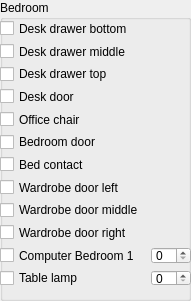
   <widget class="QGroupBox" name="groupBox_11">
    <property name="geometry">
     <rect>
      <x>680</x>
      <y>10</y>
      <width>191</width>
      <height>301</height>
     </rect>
    </property>
    <property name="title">
     <string>Bedroom</string>
    </property>
    <widget class="QWidget" name="widget_7" native="true">
     <property name="geometry">
      <rect>
       <x>0</x>
       <y>20</y>
       <width>191</width>
       <height>266</height>
      </rect>
     </property>
     <layout class="QVBoxLayout" name="verticalLayout_23">
      <item>
       <widget class="QWidgetMod" name="qWidgetMod_18">
        <property name="GroupId">
         <number>12</number>
        </property>
        <layout class="QVBoxLayout" name="verticalLayout_21">
         <property name="spacing">
          <number>0</number>
         </property>
         <property name="margin">
          <number>0</number>
         </property>
         <item>
          <widget class="CheckBoxUI" name="checkBoxUI_18">
           <property name="text">
            <string>Desk drawer bottom</string>
           </property>
           <property name="SensorId">
            <number>31</number>
           </property>
           <property name="SensorType">
            <number>0</number>
           </property>
           <property name="SensorHighMessage">
            <string>high</string>
           </property>
           <property name="SensorLowMessage">
            <string>low</string>
           </property>
           <property name="testValue" stdset="0">
            <number>123</number>
           </property>
          </widget>
         </item>
        </layout>
       </widget>
      </item>
      <item>
       <widget class="QWidgetMod" name="qWidgetMod_41">
        <property name="GroupId">
         <number>12</number>
        </property>
        <layout class="QHBoxLayout" name="horizontalLayout_34">
         <property name="spacing">
          <number>0</number>
         </property>
         <property name="margin">
          <number>0</number>
         </property>
         <item>
          <widget class="CheckBoxUI" name="checkBoxUI_41">
           <property name="text">
            <string>Desk drawer middle</string>
           </property>
           <property name="SensorId">
            <number>32</number>
           </property>
           <property name="SensorType">
            <number>0</number>
           </property>
           <property name="SensorHighMessage">
            <string>high</string>
           </property>
           <property name="SensorLowMessage">
            <string>low</string>
           </property>
           <property name="testValue" stdset="0">
            <number>123</number>
           </property>
          </widget>
         </item>
        </layout>
       </widget>
      </item>
      <item>
       <widget class="QWidgetMod" name="qWidgetMod_42">
        <property name="GroupId">
         <number>12</number>
        </property>
        <layout class="QHBoxLayout" name="horizontalLayout_35">
         <property name="spacing">
          <number>0</number>
         </property>
         <property name="margin">
          <number>0</number>
         </property>
         <item>
          <widget class="CheckBoxUI" name="checkBoxUI_42">
           <property name="text">
            <string>Desk drawer top</string>
           </property>
           <property name="SensorId">
            <number>33</number>
           </property>
           <property name="SensorType">
            <number>0</number>
           </property>
           <property name="SensorHighMessage">
            <string>high</string>
           </property>
           <property name="SensorLowMessage">
            <string>low</string>
           </property>
           <property name="testValue" stdset="0">
            <number>123</number>
           </property>
          </widget>
         </item>
        </layout>
       </widget>
      </item>
      <item>
       <widget class="QWidgetMod" name="qWidgetMod_43">
        <property name="GroupId">
         <number>12</number>
        </property>
        <layout class="QHBoxLayout" name="horizontalLayout_36">
         <property name="spacing">
          <number>0</number>
         </property>
         <property name="margin">
          <number>0</number>
         </property>
         <item>
          <widget class="CheckBoxUI" name="checkBoxUI_43">
           <property name="text">
            <string>Desk door</string>
           </property>
           <property name="SensorId">
            <number>34</number>
           </property>
           <property name="SensorType">
            <number>0</number>
           </property>
           <property name="SensorHighMessage">
            <string>high</string>
           </property>
           <property name="SensorLowMessage">
            <string>low</string>
           </property>
           <property name="testValue" stdset="0">
            <number>123</number>
           </property>
          </widget>
         </item>
        </layout>
       </widget>
      </item>
      <item>
       <widget class="QWidgetMod" name="qWidgetMod_44">
        <property name="GroupId">
         <number>12</number>
        </property>
        <layout class="QHBoxLayout" name="horizontalLayout_37">
         <property name="spacing">
          <number>0</number>
         </property>
         <property name="margin">
          <number>0</number>
         </property>
         <item>
          <widget class="CheckBoxUI" name="checkBoxUI_44">
           <property name="text">
            <string>Office chair</string>
           </property>
           <property name="SensorId">
            <number>35</number>
           </property>
           <property name="SensorType">
            <number>3</number>
           </property>
           <property name="SensorHighMessage">
            <string>occupied</string>
           </property>
           <property name="SensorLowMessage">
            <string>unoccupied</string>
           </property>
           <property name="testValue" stdset="0">
            <number>123</number>
           </property>
          </widget>
         </item>
        </layout>
       </widget>
      </item>
      <item>
       <widget class="QWidgetMod" name="qWidgetMod_45">
        <property name="GroupId">
         <number>12</number>
        </property>
        <layout class="QHBoxLayout" name="horizontalLayout_38">
         <property name="spacing">
          <number>0</number>
         </property>
         <property name="margin">
          <number>0</number>
         </property>
         <item>
          <widget class="CheckBoxUI" name="checkBoxUI_45">
           <property name="text">
            <string>Bedroom door</string>
           </property>
           <property name="SensorId">
            <number>36</number>
           </property>
           <property name="SensorType">
            <number>0</number>
           </property>
           <property name="SensorHighMessage">
            <string>high</string>
           </property>
           <property name="SensorLowMessage">
            <string>low</string>
           </property>
           <property name="testValue" stdset="0">
            <number>123</number>
           </property>
          </widget>
         </item>
        </layout>
       </widget>
      </item>
      <item>
       <widget class="QWidgetMod" name="qWidgetMod_46">
        <property name="GroupId">
         <number>12</number>
        </property>
        <layout class="QHBoxLayout" name="horizontalLayout_39">
         <property name="spacing">
          <number>0</number>
         </property>
         <property name="margin">
          <number>0</number>
         </property>
         <item>
          <widget class="CheckBoxUI" name="checkBoxUI_46">
           <property name="text">
            <string>Bed contact</string>
           </property>
           <property name="SensorId">
            <number>37</number>
           </property>
           <property name="SensorType">
            <number>3</number>
           </property>
           <property name="SensorHighMessage">
            <string>occupied</string>
           </property>
           <property name="SensorLowMessage">
            <string>unoccupied</string>
           </property>
           <property name="testValue" stdset="0">
            <number>123</number>
           </property>
          </widget>
         </item>
        </layout>
       </widget>
      </item>
      <item>
       <widget class="QWidgetMod" name="qWidgetMod_55">
        <property name="GroupId">
         <number>12</number>
        </property>
        <layout class="QHBoxLayout" name="horizontalLayout_55">
         <property name="spacing">
          <number>0</number>
         </property>
         <property name="margin">
          <number>0</number>
         </property>
         <item>
          <widget class="CheckBoxUI" name="checkBoxUI_55">
           <property name="text">
            <string>Wardrobe door left</string>
           </property>
           <property name="SensorId">
            <number>38</number>
           </property>
           <property name="SensorType">
            <number>0</number>
           </property>
           <property name="SensorHighMessage">
            <string>high</string>
           </property>
           <property name="SensorLowMessage">
            <string>low</string>
           </property>
           <property name="testValue" stdset="0">
            <number>123</number>
           </property>
          </widget>
         </item>
        </layout>
       </widget>
      </item>
      <item>
       <widget class="QWidgetMod" name="qWidgetMod_47">
        <property name="GroupId">
         <number>12</number>
        </property>
        <layout class="QHBoxLayout" name="horizontalLayout_40">
         <property name="spacing">
          <number>0</number>
         </property>
         <property name="margin">
          <number>0</number>
         </property>
         <item>
          <widget class="CheckBoxUI" name="checkBoxUI_47">
           <property name="text">
            <string>Wardrobe door middle</string>
           </property>
           <property name="SensorId">
            <number>39</number>
           </property>
           <property name="SensorType">
            <number>0</number>
           </property>
           <property name="SensorHighMessage">
            <string>high</string>
           </property>
           <property name="SensorLowMessage">
            <string>low</string>
           </property>
           <property name="testValue" stdset="0">
            <number>123</number>
           </property>
          </widget>
         </item>
        </layout>
       </widget>
      </item>
      <item>
       <widget class="QWidgetMod" name="qWidgetMod_62">
        <property name="GroupId">
         <number>12</number>
        </property>
        <layout class="QHBoxLayout" name="horizontalLayout_57">
         <property name="spacing">
          <number>0</number>
         </property>
         <property name="margin">
          <number>0</number>
         </property>
         <item>
          <widget class="CheckBoxUI" name="checkBoxUI_62">
           <property name="text">
            <string>Wardrobe door right</string>
           </property>
           <property name="SensorId">
            <number>40</number>
           </property>
           <property name="SensorType">
            <number>0</number>
           </property>
           <property name="SensorHighMessage">
            <string>high</string>
           </property>
           <property name="SensorLowMessage">
            <string>low</string>
           </property>
           <property name="testValue" stdset="0">
            <number>123</number>
           </property>
          </widget>
         </item>
        </layout>
       </widget>
      </item>
      <item>
       <widget class="QWidgetMod" name="qWidgetMod_52">
        <property name="GroupId">
         <number>12</number>
        </property>
        <layout class="QHBoxLayout" name="horizontalLayout_46">
         <property name="spacing">
          <number>0</number>
         </property>
         <property name="margin">
          <number>0</number>
         </property>
         <item>
          <widget class="CheckBoxUI" name="checkBoxUI_53">
           <property name="text">
            <string>Computer Bedroom 1</string>
           </property>
           <property name="SensorId">
            <number>52</number>
           </property>
           <property name="SensorType">
            <number>4</number>
           </property>
           <property name="SensorHighMessage">
            <string>on</string>
           </property>
           <property name="SensorLowMessage">
            <string>off</string>
           </property>
           <property name="testValue" stdset="0">
            <number>123</number>
           </property>
          </widget>
         </item>
         <item>
          <widget class="SpinBoxMod" name="spinBoxMod_15">
           <property name="GroupId">
            <number>12</number>
           </property>
           <property name="ValueIncreasedMessage">
            <string>increasing</string>
           </property>
           <property name="ValueDecreasedMessage">
            <string>decreasing</string>
           </property>
           <property name="maximumSize">
            <size>
             <width>40</width>
             <height>16777215</height>
            </size>
           </property>
          </widget>
         </item>
        </layout>
       </widget>
      </item>
      <item>
       <widget class="QWidgetMod" name="qWidgetMod_51">
        <property name="GroupId">
         <number>12</number>
        </property>
        <layout class="QHBoxLayout" name="horizontalLayout_44">
         <property name="spacing">
          <number>0</number>
         </property>
         <property name="margin">
          <number>0</number>
         </property>
         <item>
          <widget class="CheckBoxUI" name="checkBoxUI_51">
           <property name="text">
            <string>Table lamp</string>
           </property>
           <property name="SensorId">
            <number>53</number>
           </property>
           <property name="SensorType">
            <number>4</number>
           </property>
           <property name="SensorHighMessage">
            <string>on</string>
           </property>
           <property name="SensorLowMessage">
            <string>off</string>
           </property>
           <property name="testValue" stdset="0">
            <number>123</number>
           </property>
          </widget>
         </item>
         <item>
          <widget class="SpinBoxMod" name="spinBoxMod_14">
           <property name="GroupId">
            <number>12</number>
           </property>
           <property name="ValueIncreasedMessage">
            <string>increasing</string>
           </property>
           <property name="ValueDecreasedMessage">
            <string>decreasing</string>
           </property>
           <property name="maximumSize">
            <size>
             <width>40</width>
             <height>16777215</height>
            </size>
           </property>
          </widget>
         </item>
        </layout>
       </widget>
      </item>
     </layout>
    </widget>
   </widget>
